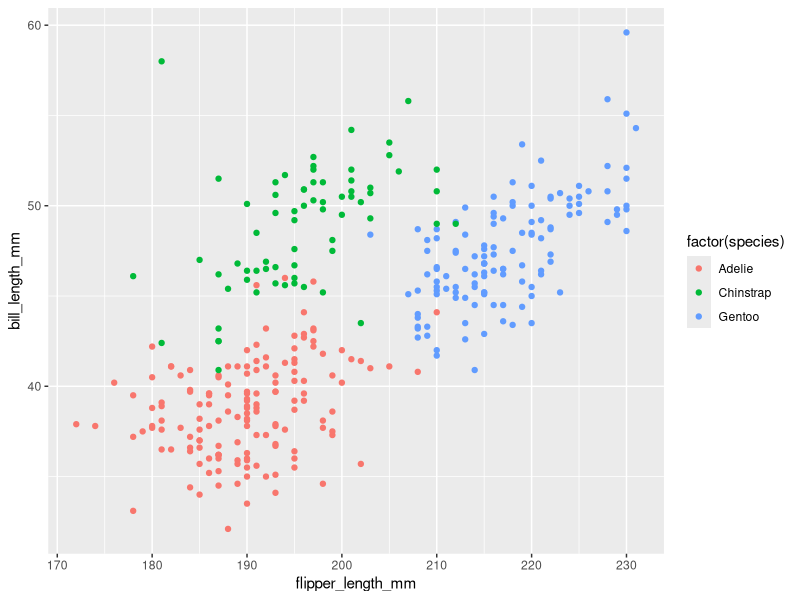
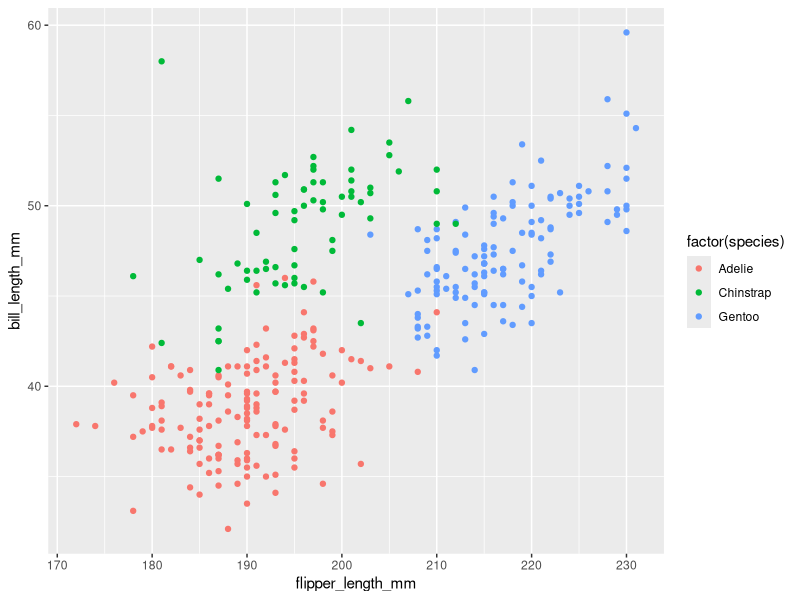

Reproduce these figures in R, in order.
## ---- chunk 1
library(tidyverse)
## ---- chunk 2
data("penguins", package = "palmerpenguins")
## ---- chunk 3
ggplot(penguins, 
       aes(x = flipper_length_mm, y = bill_length_mm, 
           colour = factor(species))) + geom_point()
ggsave("scatterplot of hw1.pdf", height = 4, width = 6)
